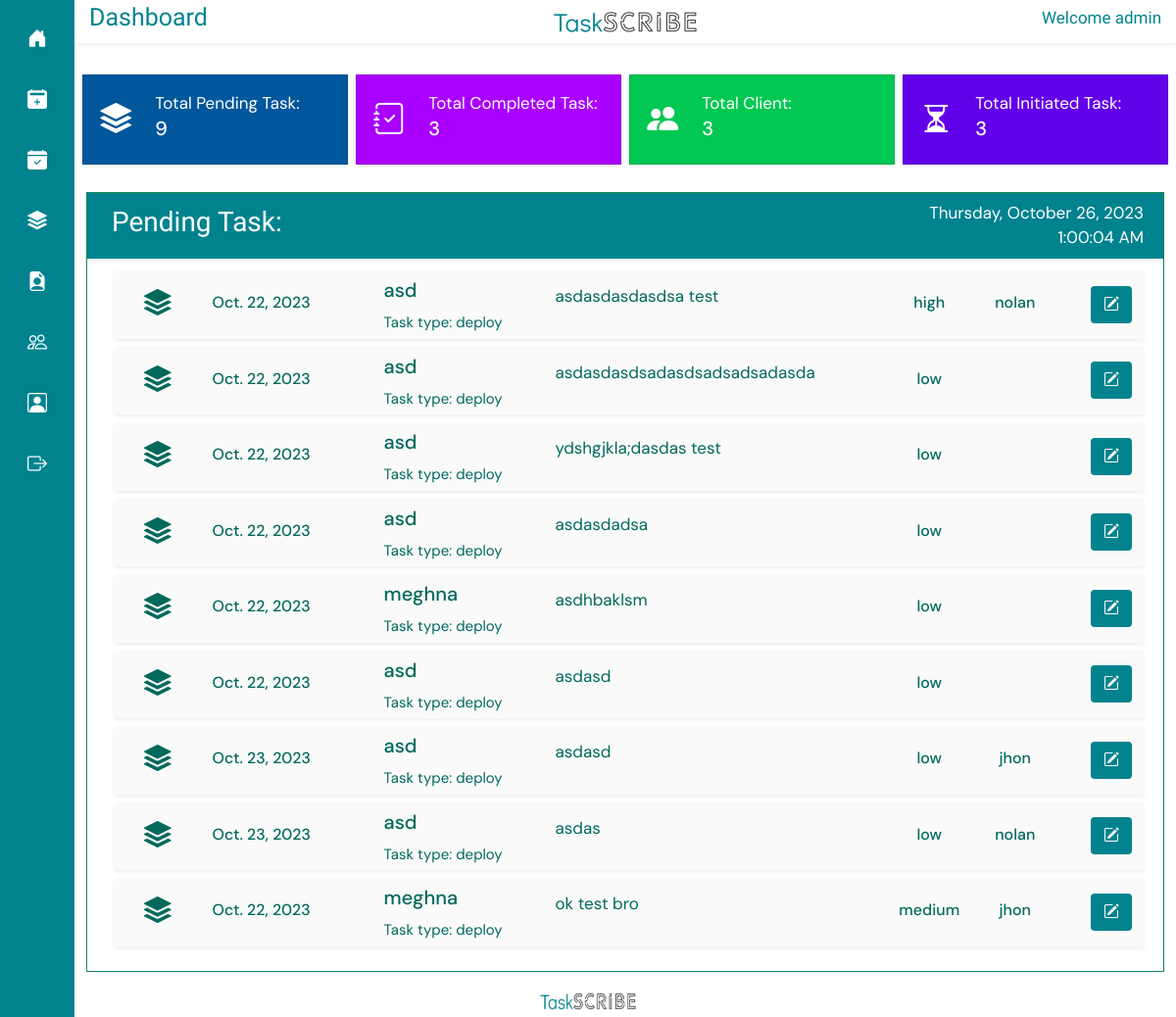
Before: / (signed in) with the older database file.
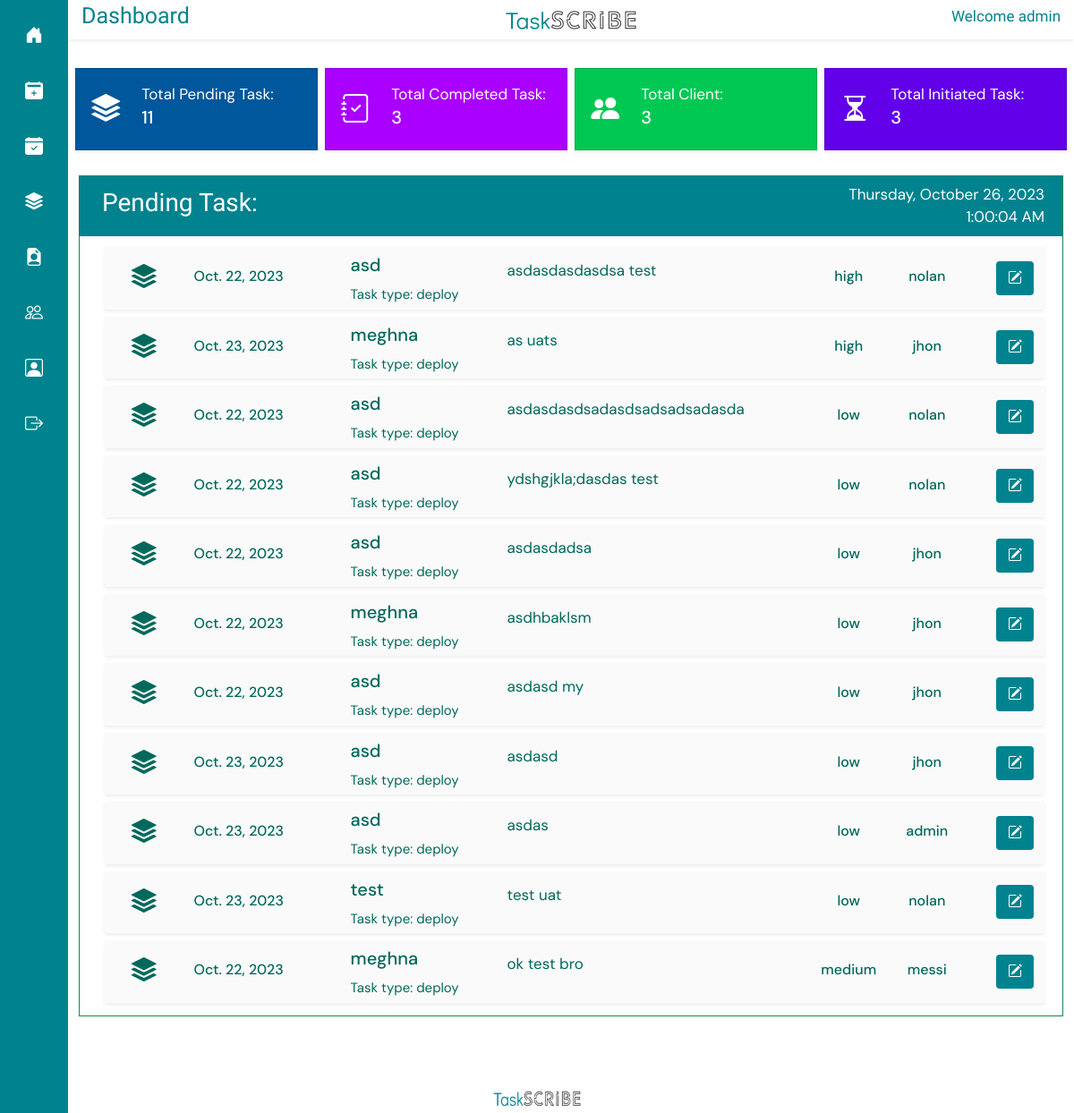
After: the same page with the newer database file.
### taskapp/models.py (models this page shows, shortened)
class CustomUser(AbstractUser):
    ROLE_CHOICES = (
        ('admin', 'Admin'),
        ('general', 'General'),
    )
    role = models.CharField(max_length=10, choices=ROLE_CHOICES, default='general')
    def __str__(self):
        return self.username

class Task(models.Model):
    name = models.CharField(max_length=500,)
    user = models.ForeignKey(CustomUser, on_delete=models.PROTECT)
    assigned_user = models.ForeignKey(CustomUser, on_delete=models.PROTECT, related_name='assigned_user')
    type = models.ForeignKey(Type, on_delete=models.CASCADE)
    client = models.ForeignKey(Client, on_delete=models.PROTECT)
    date = models.DateField()
    priority = models.CharField(max_length=6, choices=PRIORITY, default='low', null=True)
    created_at = models.DateField(auto_now_add=True, null=True)
    status = models.CharField(max_length=1, choices=STATUS, default='0')
    time = models.FloatField()

class Client(models.Model):
    name = models.CharField(max_length=100)
    description = models.TextField(max_length=500, null=True)
    file = models.FileField(upload_to='documetns/')
    original_filename = models.CharField(max_length=255)
    uploaded_at = models.DateTimeField(auto_now_add=True)

class Type(models.Model):
    name = models.CharField(max_length=100)
    def __str__(self) -> str:
        return self.name

### taskapp/views.py (the view, shortened to what this page needs)
# urls.py: 2. Add a URL to urlpatterns:  path('', views.home, name='home')
@login_required(login_url="/login/")
def home(request):
    daten = date.today()
    docs = Client.objects.all()
    cnum = Client.objects.all().count()
    users = CustomUser.objects.all()
    login_user = CustomUser.objects.get(id=request.user.id)
    if request.user.is_superuser:
        taskf = Task.objects.all()
        total_task = Task.objects.filter(status="0").count()
        total_ctask = Task.objects.filter(status="1").count()
        all_tasks = Task.objects.filter(status="0").order_by('priority')
    return render(request, "home.html", {
        "all_tasks" : all_tasks, "taskfl": taskf, "docs" : docs, "user" : login_user, "count" : total_task, "clnum" : cnum, "complete_task" : total_ctask, "users" : users
    })

### templates/home.html (shortened to what this page needs)
{% extends 'base.html' %}
{% load static %}
{% block titlecontent %}
<div class="row shadow-sm align-items-center" style=" margin-top: 0px; padding: 3px;  color: #00838f;">
  <div class="col">
    <h2 style="font-family: Didact Gothic; text-align: left; font-size: 25px;">Dashboard</h2>
  </div>
  <div class="col align-items-center text-center">
    <img src="{% static 'img/logof.png' %}" width="150px" height="25px" alt="">
  </div>
  <div class="col align-items-center" >
      <h2  style="font-family: Didact Gothic; text-align: right; font-size: 17px;">Welcome {{ user.username }}</h2>
  </div>
</div>
{% endblock %}
{% block content %}
<div class="row justify-content-center mt-4 p-1">
  <div class="col-md-3  p-1 text-center" onclick="redirectToPage('pending-task')">
    <div class="card py-3 shadow-sm"
      style="border-radius: 0; background-color: #01579B;">
      <div class="row  align-items-center">
        <div class="col-md-3"  style="text-align: right;">
          <i class="bi bi-stack fs-2" style="color: #fff;"></i>
        </div>
        <div class="col-md-9" style="text-align: left;">
          <a style="color: #fff;"> Total Pending Task:</a>
          <h5 style="color: #fff;">{{ count }}</h5>
        </div>
      </div>
    </div>
  </div>
  <div class="col-md-3   p-1 text-center" onclick="redirectToPage('completed-task')">
    <div class="card py-3 shadow-sm"
      style=" border-radius: 0; background-color: #AA00FF;">
      <div class="row  align-items-center">
        <div class="col-md-3"  style="text-align: right;">
          <i class="bi bi-journal-check fs-2" style="color: #fff;"></i>
        </div>
        <div class="col-md-9" style="text-align: left;">
          <a style="color: #fff;"> Total Completed Task:</a>
          <h5 style="color: #fff;">{{ complete_task }}</h5>
        </div>
    </div>
    </div>
  </div>
  <div class="col-md-3  p-1 text-center" onclick="redirectToPage('add_client')">
    <div class="card py-3 shadow-sm"
      style="border-radius: 0; background-color: #00C853;">
      <div class="row  align-items-center">
        <div class="col-md-3"  style="text-align: right;">
          <i class="bi bi-people-fill fs-2" style="color: #fff;"></i>
        </div>
        <div class="col-md-9" style="text-align: left;">
          <a style="color: #fff;"> Total Client:</a>
          <h5 style="color: #fff;">{{ clnum }}</h5>
        </div>
    </div>
    </div>
  </div>
  <div class="col-md-3 p-1 text-center">
    <div class="card py-3 shadow-sm"
      style="border-radius: 0; background-color: #6200EA;">
      <div class="row  align-items-center">
        <div class="col-md-3"  style="text-align: right;">
          <i class="bi bi-hourglass-split fs-2" style="color: #fff;"></i>
        </div>
        <div class="col-md-9" style="text-align: left;">
          <a style="color: #fff;"> Total Initiated Task:</a>
          <h5 style="color: #fff;">{{ complete_task }}</h5>
        </div>
    </div>
    </div>
  </div>
</div>
<div class="row justify-content-center mt-2 p-1">
  <div class="col border border-success m-2">
    <div class="row shadow-sm p-2" style=" background-color: #00838f; color: #fff;">
      <div class="col-md-6">
        <h3 style="font-family: Palanquin Dark; padding: 5px;">Pending Task:</h3>
      </div>
      <div class="col-md-6" style="text-align: right;">
        <div class="date-time">
          <div class="date" id="date"></div>
          <div class="time" id="time"></div>
        </div>
      </div>
    </div>
    <div class="container-fluid " style=" border-radius: 0; height: 70vh; overflow-y: auto; padding-bottom: 3vh;">
      <div class="row  mt-2">
        {% for task in all_tasks %}
        <div class="m-1 py-1 shadow-sm" style="background-color: #FAFAFA; border-radius: 0;">
          <div class="row align-items-center" style="text-align: center;">
            <div class="col-12 col-md-1">
              <i class="bi bi-stack fs-3"></i>
            </div>
            <div class="col-12 col-md-2" style="text-align: left;">
              <h6 class="pt-1 text-primary-d1 letter-spacing">
                {{task.created_at}}
              </h6>
            </div>
            <div class="col-12 col-md-2" style="text-align: left;">
              <h5 class="pt-1">
                {{task.client.name}}
              </h5>
                <span style="font-size: 15px;">
                  Task type: {{ task.type }}
                </span>
            </div>
            <div class="col-12 col-md-4" style="text-align: left;">
                  <p style="  text-align: justify;
                  white-space: nowrap;
                  max-width: 40ch;
                  text-overflow: ellipsis;
                  overflow-x: hidden;">{{task.name}}</p>
            </div>
            <div class="col-12 col-md-1" style="text-align: center;">
              <h6 class="pt-1 text-primary-d1 letter-spacing">
                {{task.priority}}
              </h6>
            </div>
            <div class="col-12 col-md-1" style="text-align: center;">
              <h6 class="pt-1 ">
                {{task.assigned_user}}
              </h6>
            </div>
            <div class="col-12 col-md-1 " style="text-align: right;">
              <button type="button" class="btn btn-floating edit-task" data-bs-toggle="modal"
                data-bs-target="#exampleModal" data-task-id="{{ task.id }}"
                style="background-color: #00838f; color: #fff;"><i class="bi bi-pencil-square"></i></button>
            </div>
          </div>
        </div>
        {% endfor %}
      </div>
    </div>
  </div>
</div>
{% endblock%}

### templates/base.html (shortened to what this page needs)
{% load static %}
<!DOCTYPE html>
<html lang="en">
<head>
  <link rel="stylesheet" href="{% static 'css/bootstrap.min.css' %}">
  <link rel="stylesheet" href="https://cdn.jsdelivr.net/npm/bootstrap-icons@1.5.0/font/bootstrap-icons.css">
  <link href="https://getbootstrap.com/docs/5.2/assets/css/docs.css" rel="stylesheet">
  <link rel="stylesheet" href="{% static 'icofont/icofont.min.css' %}">
</head>
<body>
  <div class="container-fluid">
    <div class="row content">
      <div class="col-sm-auto sticky-top" style="background-color: #00838f;">
        <div class="d-flex flex-sm-column flex-row flex-nowrap  align-items-center sticky-top" style="background-color: #00838f;">
          <ul
            class="nav flex-sm-column flex-row flex-nowrap mx-auto text-center mt-3">
            <li class="nav-item mb-3">
              <a href="{% url 'home' %}" class="nav-link " title="HOME" data-bs-toggle="tooltip"
                data-bs-placement="right" data-bs-original-title="Home">
                <i class="bi bi-house-door-fill fs-5" style="color: #fff;"></i>
              </a>
            </li>
            <li class="nav-item mb-3">
              <a href="{% url 'add_task' %}" class="nav-link" title="ADD TASK" data-bs-toggle="tooltip"
                data-bs-placement="right" data-bs-original-title="Dashboard">
                <i class="bi bi-calendar2-plus-fill fs-5" style="color: #fff;"></i>
              </a>
            </li>
            <li class="nav-item mb-3">
              <a href="{% url 'completed_task' %}" class="nav-link" title="COMPLETED TASK" data-bs-toggle="tooltip"
                data-bs-placement="right" data-bs-original-title="Orders">
                <i class="bi  bi-calendar-check-fill fs-5" style="color: #fff;"></i>
              </a>
            </li>
            <li class="nav-item mb-3">
              <a href="{% url 'pending_task' %}" class="nav-link" title="PENDING TASK" data-bs-toggle="tooltip"
                data-bs-placement="right" data-bs-original-title="Products">
                <i class="bi bi-stack fs-5" style="color: #fff;"></i>
              </a>
            </li>
            <li class="nav-item mb-3">
              <a href="{% url 'add_client' %}"  class="nav-link" title="Add Client & List" data-bs-toggle="tooltip" data-bs-placement="right"
                data-bs-original-title="Customers">
                <i class="bi bi-file-earmark-person-fill fs-5" style="color: #fff;"></i>
              </a>
            </li>
           {% if request.user.is_superuser %}
            <li class="nav-item mb-3">
              <a href="{% url 'edit_task' %}"  class="nav-link" title="User List" data-bs-toggle="tooltip" data-bs-placement="right"
              data-bs-placement="right" data-bs-original-title="Customers">
                <i class="bi-people fs-5" style="color: #fff;"></i>
              </a>
            </li>
            {% endif %}
            <li class="nav-item mb-3">
              <a href="{% url 'edit_own_profile'  %}"  class="nav-link" title="Profile" data-bs-toggle="tooltip" data-bs-placement="right"
              data-bs-placement="right" data-bs-original-title="Customers">
                <i class="bi bi-person-square fs-5" style="color: #fff;"></i>
              </a>
            </li>
            <li class="nav-item mb-3">
              <a href="/logout" class="nav-link" title="LOG OUT" data-bs-toggle="tooltip" data-bs-placement="right"
              data-bs-placement="right" data-bs-original-title="Customers">
                <i class="bi bi-box-arrow-right fs-5" style="color: #fff;"></i>
              </a>
            </li>
          </ul>
        </div>
      </div>
      <div class="col-sm  min-vh-100 ">
        <div class="col">
          {% block titlecontent %} {% endblock %}
        </div>
        {% block content %} {% endblock %}
        <div class="container">
          <footer class="text-center p-1" style="bottom: 0; right: 0; width: 100%; position: fixed; margin-top: 20px;">
            <div class="text-center">
              <a class="img" href="#">
                <img src="{% static 'img/logof.png' %}" width="100px" height="20px" alt="">
              </a>
            </div>
          </footer>
        </div>
      </div>
    </div>
  </div>
</body>
</html>

### templates/base.html (style rules this page uses)
body { font-family: 'DM Sans'; font-size: 17px; background-color: #fff ; color: #00695c; }

Changed rows visible on the page:
added Task: created_at "Oct. 23, 2023", client.name "meghna", type "deploy", name "as uats", priority "high", assigned_user "jhon"
changed Task "asdasdasdsadasdsadsadsadasda": assigned_user (not shown) → "nolan"
changed Task "ydshgjkla;dasdas test": assigned_user (not shown) → "nolan"
changed Task "asdasdadsa": assigned_user (not shown) → "jhon"
changed Task "asdhbaklsm": assigned_user (not shown) → "jhon"
changed Task: name "asdasd" → "asdasd my"; assigned_user (not shown) → "jhon"
changed Task "asdas": assigned_user "nolan" → "admin"
added Task: created_at "Oct. 23, 2023", client.name "test", type "deploy", name "test uat", priority "low", assigned_user "nolan"
changed Task "ok test bro": assigned_user "jhon" → "messi"
Other visible differences:
{{ count }}: "9" → "11"
